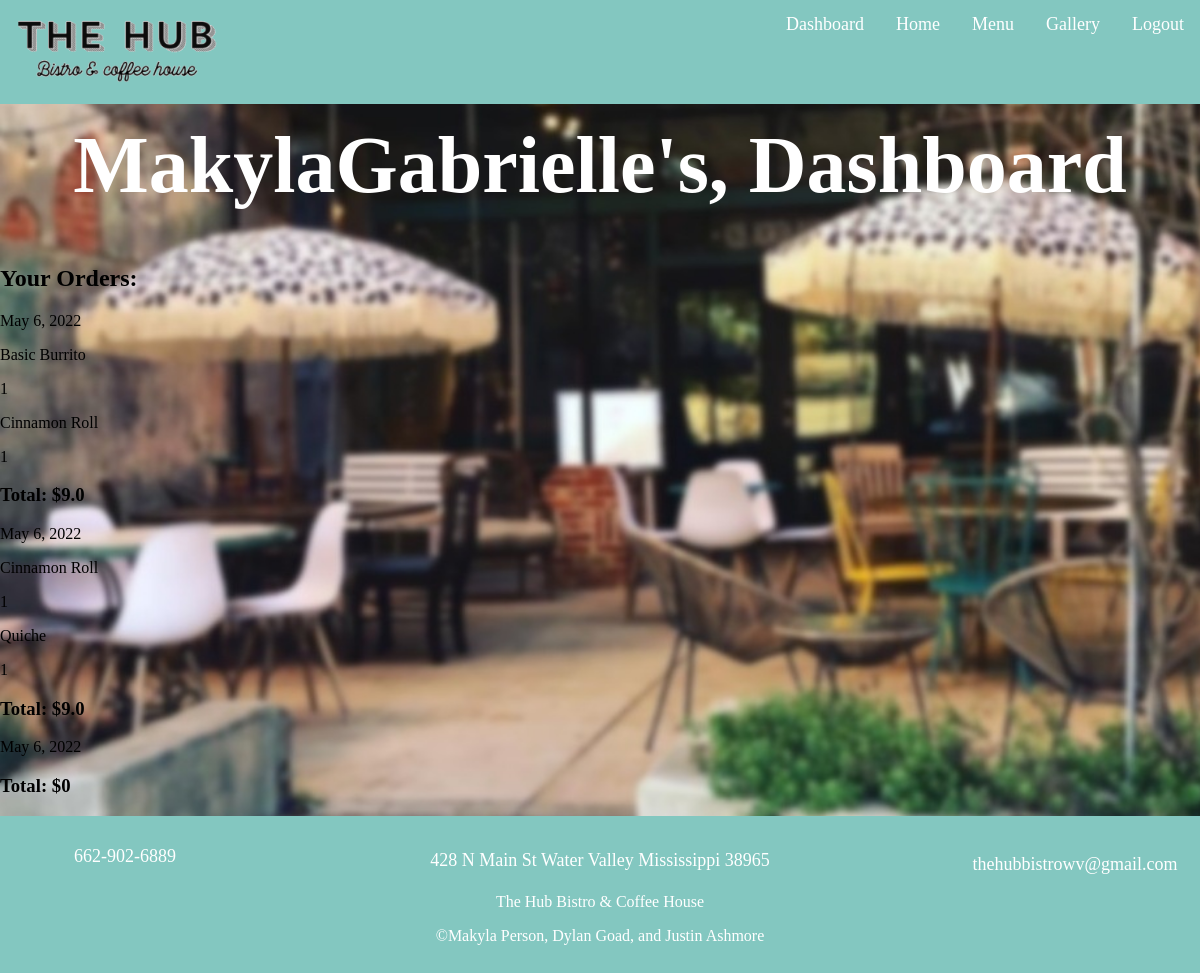
/dashboard/ (signed in), run on the app's committed database.
### HUB/models.py (models this page shows, shortened)
class Order(models.Model):
    id = models.AutoField(primary_key=True)
    user = models.ForeignKey(settings.AUTH_USER_MODEL, on_delete=models.CASCADE, default=1)
    date = models.DateField(default=timezone.now)
    is_paid_for = models.BooleanField(default=False)
    @property
    def get_order_total(self):
        orderitems = self.orderitem_set.all()
        total = sum([item.get_total for item in orderitems])
        return total

class OrderItem(models.Model):
    order = models.ForeignKey(Order, on_delete=models.CASCADE, default="")
    title = models.CharField(max_length=200)
    price = models.FloatField()
    quantity = models.IntegerField(default=1)
    extra = models.TextField(max_length=200, null=True)
    @property
    def get_total(self):
        return self.price

### HUB/views.py (the view)
# urls.py: path('dashboard/', views.customer_dashboard, name="dashboard-page"),
def customer_dashboard(request):
    if request.user.is_authenticated:
        cust_orders = Order.objects.filter(user=request.user)
    else:
        messages.info(request, 'Please login (or register) to view dashboard.')
        return redirect('login-page')
    context = {'cust_orders': cust_orders}
    return render(request, 'dashboard.html', context)

### HUB/templatetags/auth_extras.py (called while the page is built)
@register.filter(name='has_group')
def has_group(user, group_name):
    group = Group.objects.get(name=group_name)
    return True if group in user.groups.all() else False

### HUB/templates/dashboard.html (shortened to what this page needs)
{% extends 'base.html' %}
{%block content%}
    <h1 class="username">{{user.username}}'s, Dashboard</h1>
    <h2>Your Orders:</h2>
    <div class="ordersContainer">
        {% for order in cust_orders %}
        <section class="card">
            <p class="custName">{{order.date}}</p>
            <div class="itemCont">
                {% for item in order.orderitem_set.all %}
                <p class="itemInfo">{{item.title}}</p>
                <p class="itemInfo">{{item.quantity}}</p>
                {%endfor%}
            </div>
            <h3 class="orderTotal">Total: ${{order.get_order_total}}</h3>
        </section
        {%endfor%}
{%endblock%}

### HUB/static/styles.css (style rules this page uses)
body { background: url("images/blurredCrop.jpg"); background-attachment: fixed; background-size: cover; margin: 0; width: 100%; }
html { margin: 0; }
.card { flex: 0 1 24%; }
.username { text-align: center; margin-top: 10%; font-size: 5em; color: white; }

### data on the page
Order: date "May 6, 2022", get_order_total "9.0"
OrderItem: title "Basic Burrito", quantity "1"
OrderItem: title "Cinnamon Roll", quantity "1"
Order: date "May 6, 2022", get_order_total "9.0"
OrderItem: title "Cinnamon Roll", quantity "1"
OrderItem: title "Quiche", quantity "1"
Order: date "May 6, 2022", get_order_total "0"

### other printed values
{{ user.username }} "MakylaGabrielle"
